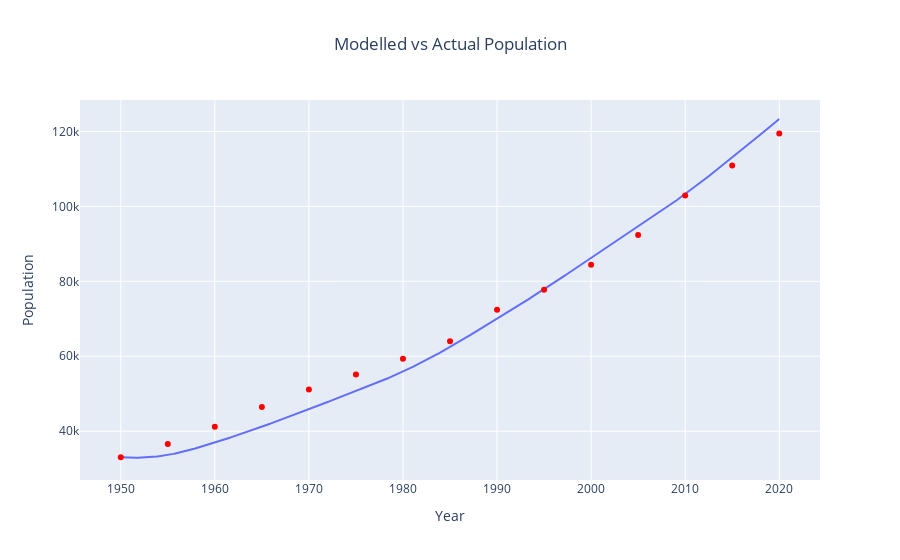

The notebook cell saved with this chart:
### Code cell
fig2_1 = px.line(
    derived_df_0,
    x=derived_df_0.index,
    y="population_size",
)
fig2_2 = px.scatter(total_pop, x="year", y="sum")
fig2_2.update_traces(marker=dict(color="red"))
fig2_3 = go.Figure(
    data=fig2_1.data + fig2_2.data,
)
fig2_3.update_layout(
    title="Modelled vs Actual Population", title_x=0.5, xaxis_title="Year", yaxis_title="Population"
)
fig2_3.show()

### Figure 1 — Plotly figure (JSON) as saved in the notebook; plotly's stock layout.template omitted (floating-point values rounded to 4 significant figures; data arrays with more than 128 entries replaced by an {"elided": "..."} marker saying what was removed)
{"data": [{"hovertemplate": "index=%{x}<br>population_size=%{y}<extra></extra>", "legendgroup": "", "line": {"color": "#636efa", "dash": "solid"}, "marker": {"symbol": "circle"}, "mode": "lines", "name": "", "orientation": "v", "showlegend": false, "type": "scatter", "x": {"elided": "701 float values"}, "xaxis": "x", "y": {"elided": "701 float values"}, "yaxis": "y"}, {"hovertemplate": "year=%{x}<br>sum=%{y}<extra></extra>", "legendgroup": "", "marker": {"color": "red", "symbol": "circle"}, "mode": "markers", "name": "", "orientation": "v", "showlegend": false, "type": "scatter", "x": [1950, 1955, 1960, 1965, 1970, 1975, 1980, 1985, 1990, 1995, 2000, 2005, 2010, 2015, 2020], "xaxis": "x", "y": [33048, 36573, 41202, 46429, 51151, 55114, 59301, 63986, 72400, 77723, 84396, 92325, 102927, 110929, 119447], "yaxis": "y"}], "layout": {"title": {"text": "Modelled vs Actual Population", "x": 0.5}, "xaxis": {"title": {"text": "Year"}}, "yaxis": {"title": {"text": "Population"}}}}
